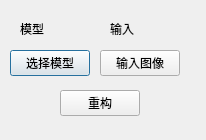
<?xml version="1.0" encoding="UTF-8"?>
<ui version="4.0">
 <class>Dialog</class>
 <widget class="QDialog" name="Dialog">
  <property name="geometry">
   <rect>
    <x>0</x>
    <y>0</y>
    <width>206</width>
    <height>140</height>
   </rect>
  </property>
  <property name="windowTitle">
   <string>Dialog</string>
  </property>
  <widget class="QPushButton" name="pushButton">
   <property name="geometry">
    <rect>
     <x>10</x>
     <y>50</y>
     <width>80</width>
     <height>26</height>
    </rect>
   </property>
   <property name="text">
    <string>选择模型</string>
   </property>
  </widget>
  <widget class="QPushButton" name="pushButton_2">
   <property name="geometry">
    <rect>
     <x>100</x>
     <y>50</y>
     <width>80</width>
     <height>26</height>
    </rect>
   </property>
   <property name="text">
    <string>输入图像</string>
   </property>
  </widget>
  <widget class="QPushButton" name="pushButton_3">
   <property name="geometry">
    <rect>
     <x>60</x>
     <y>90</y>
     <width>80</width>
     <height>26</height>
    </rect>
   </property>
   <property name="text">
    <string>重构</string>
   </property>
  </widget>
  <widget class="QLabel" name="label">
   <property name="geometry">
    <rect>
     <x>20</x>
     <y>20</y>
     <width>55</width>
     <height>18</height>
    </rect>
   </property>
   <property name="text">
    <string>模型</string>
   </property>
  </widget>
  <widget class="QLabel" name="label_2">
   <property name="geometry">
    <rect>
     <x>110</x>
     <y>20</y>
     <width>55</width>
     <height>18</height>
    </rect>
   </property>
   <property name="text">
    <string>输入</string>
   </property>
  </widget>
 </widget>
 <resources/>
 <connections/>
</ui>
